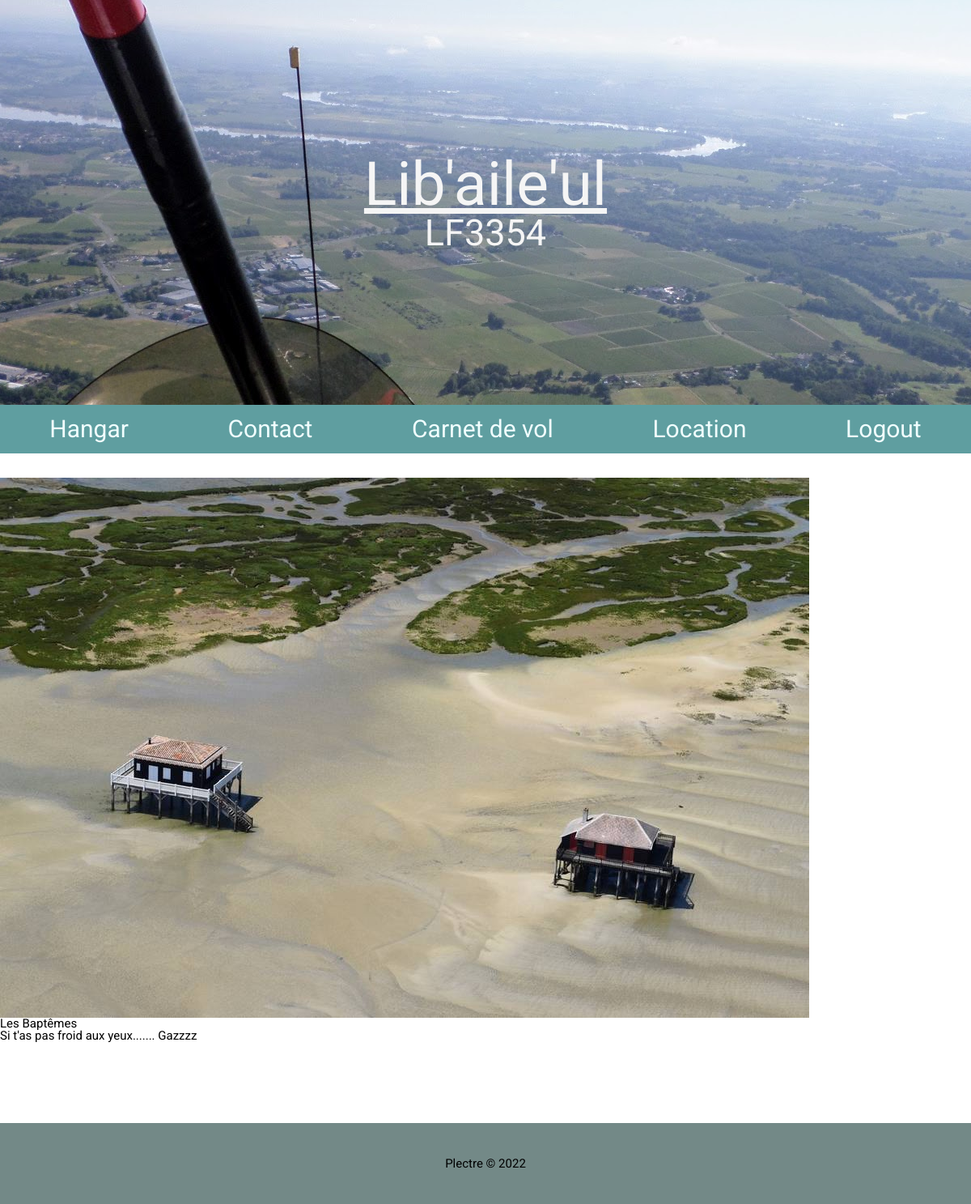
Screenshot of /detail/8 (signed in) with the database file from the repository.
### hangar/models.py (models this page shows, shortened)
class Articles(models.Model):
    title = models.CharField(max_length=32, null=False)
    content = models.TextField(null=False)
    image = models.ImageField(blank=True, upload_to='images/')

### hangar/views.py (the view)
# urls.py: path('detail/<int:id>', views.detail, name='detail'),
def detail(request, id):
    articles = Articles
    details = articles.objects.get(pk=id)
    context = {
        'details': details,
    }
    return render(request, 'hangar/detail.html', context)

### hangar/templates/hangar/detail.html (shortened to what this page needs)
{% extends 'hangar/base.html' %}
{% block content %}
<div class="main-content">
<div class="details-card">
    <div class="details-card-img">
        <img src='{{ details.image.url }}' alt="image {{details.title}}">
    </div>
    <h4 class="details-card-title">{{ details.title }}</h4>
    <h5 class="details-card-content">{{ details.content }}</h5>
</div>
</div>
{% endblock content %}

### static/css/main.css (style rules this page uses)
html, body, div, span, applet, object, iframe, h1, h2, h3, h4, h5, h6, p, blockquote, pre, a, abbr, acronym, address, big, cite, code, del, dfn, em, img, ins, kbd, q, s, samp, small, strike, strong, sub, sup, tt, var, b, u, i, center, dl, dt, dd, ol, ul, li, fieldset, form, label, legend, table, caption, tbody, tfoot, thead, tr, th, td, article, aside, canvas, details, embed, figure, figcaption, footer, header, hgroup, menu, nav, output, ruby, section, summary, time, mark, audio, video { margin: 0; padding: 0; border: 0; font-size: 100%; font: inherit; vertical-align: baseline; }
body { line-height: 1; }
:root { font-size: 15px; font-family: 'Roboto', sans-serif; }
* { margin: 0; padding: 0; box-sizing: border-box; }
.main-content { display: flex; flex-direction: column; width: inherit; margin: auto; overflow: hidden; }
.details-card-img img { width: 100%; }
@media only screen and (min-width: 900px) { .main-content { flex-direction: row; flex-basis: max-content; flex-wrap: wrap; width: inherit; } }

### rows the page displays
Articles: image (picture), title "Les Baptêmes", content "Si t'as pas froid aux yeux....... Gazzzz"
